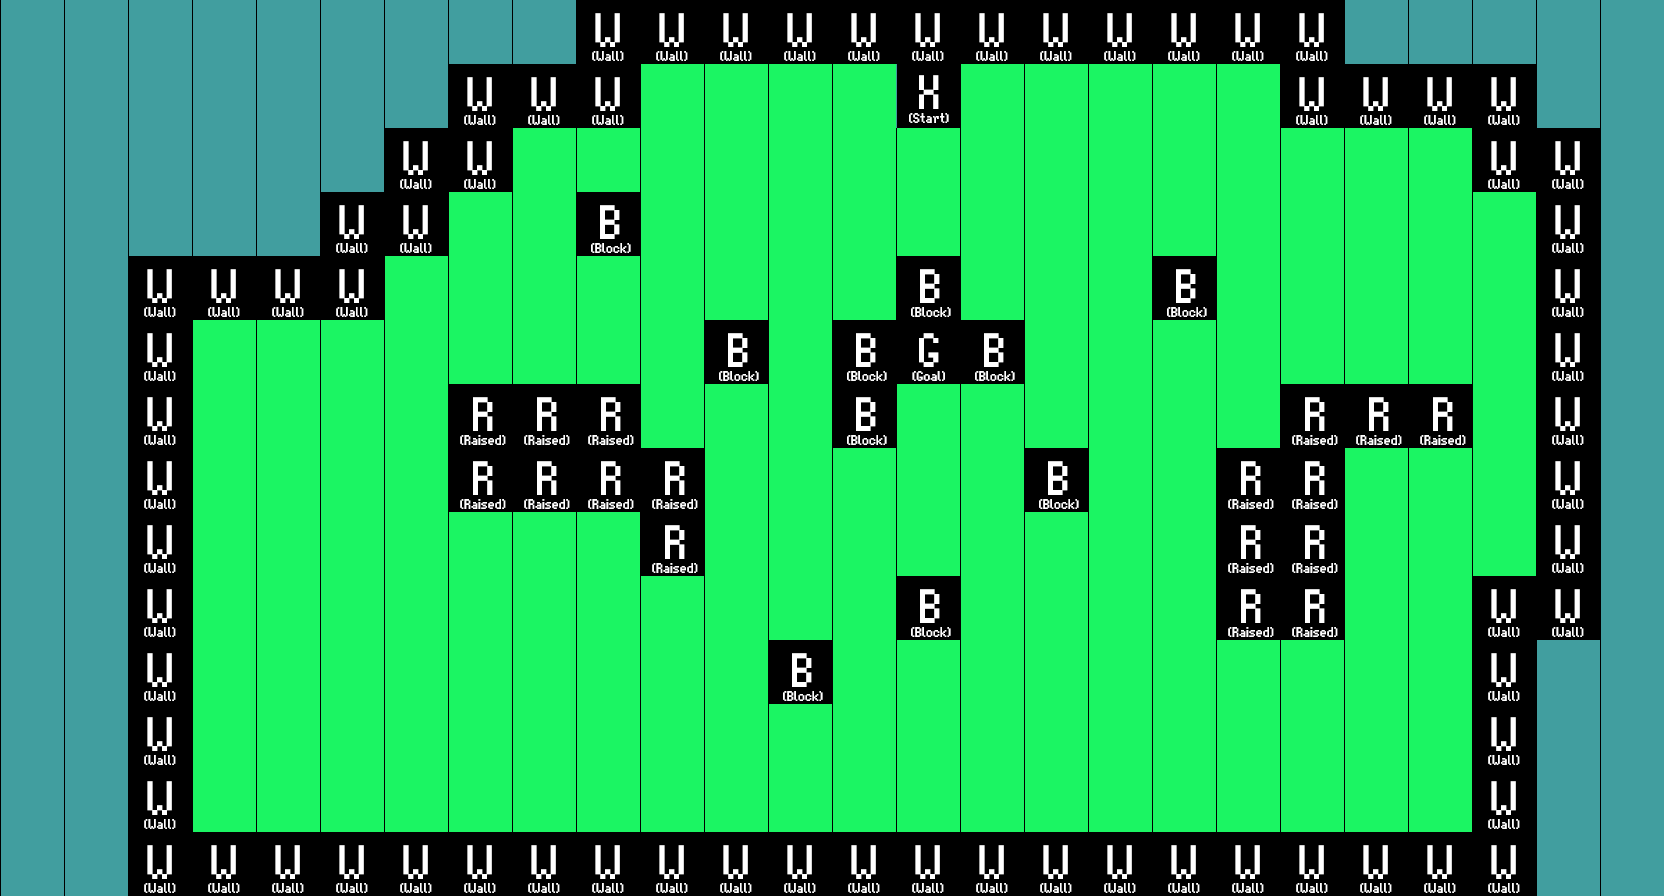

Below is a game level as drawn by its tile map, then a one-line description and the .tmx file that defines it, in full:
An orthogonal 26x14 tile map with 64x64 px tiles, 1 tile layer (Tile Layer 1).

<map version="1.0" orientation="orthogonal" renderorder="right-down" width="26" height="14" tilewidth="64" tileheight="64" nextobjectid="1">
 <properties>
  <property name="BestMoves" type="int" value="4" />
 </properties>
 <tileset firstgid="1" source="../tileset.tsx" />
 <layer name="Tile Layer 1" width="26" height="14">
  <data encoding="csv">
9,9,9,9,9,9,9,9,9,1,1,1,1,1,1,1,1,1,1,1,1,9,9,9,9,9,
9,9,9,9,9,9,9,1,1,1,17,17,17,17,10,17,17,17,17,17,1,1,1,1,9,9,
9,9,9,9,9,9,1,1,17,17,17,17,17,17,17,17,17,17,17,17,17,17,17,1,1,9,
9,9,9,9,9,1,1,17,17,3,17,17,17,17,17,17,17,17,17,17,17,17,17,17,1,9,
9,9,1,1,1,1,17,17,17,17,17,17,17,17,3,17,17,17,3,17,17,17,17,17,1,9,
9,9,1,17,17,17,17,17,17,17,17,3,17,3,2,3,17,17,17,17,17,17,17,17,1,9,
9,9,1,17,17,17,17,4,4,4,17,17,17,3,17,17,17,17,17,17,4,4,4,17,1,9,
9,9,1,17,17,17,17,4,4,4,4,17,17,17,17,17,3,17,17,4,4,17,17,17,1,9,
9,9,1,17,17,17,17,17,17,17,4,17,17,17,17,17,17,17,17,4,4,17,17,17,1,9,
9,9,1,17,17,17,17,17,17,17,17,17,17,17,3,17,17,17,17,4,4,17,17,1,1,9,
9,9,1,17,17,17,17,17,17,17,17,17,3,17,17,17,17,17,17,17,17,17,17,1,9,9,
9,9,1,17,17,17,17,17,17,17,17,17,17,17,17,17,17,17,17,17,17,17,17,1,9,9,
9,9,1,17,17,17,17,17,17,17,17,17,17,17,17,17,17,17,17,17,17,17,17,1,9,9,
9,9,1,1,1,1,1,1,1,1,1,1,1,1,1,1,1,1,1,1,1,1,1,1,9,9
</data>
 </layer>
</map>